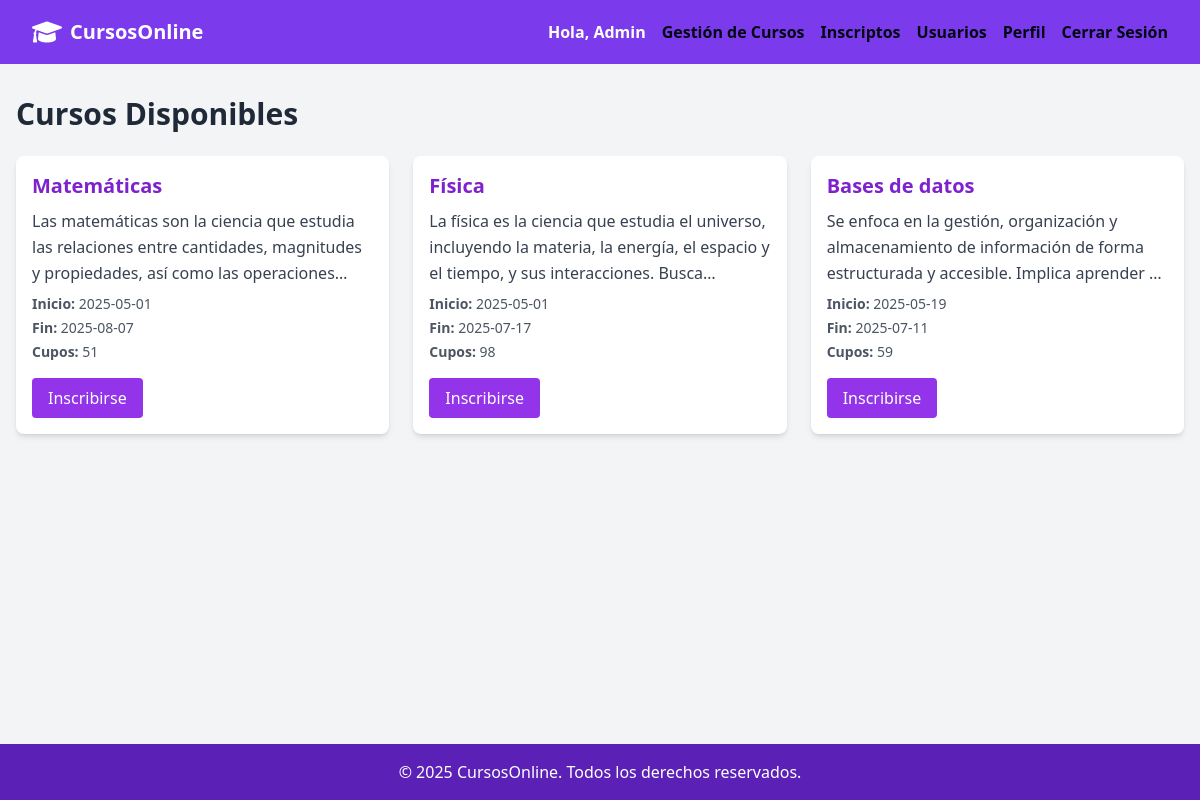
The page /cursos.php (signed in) on the database its author committed.
### tables this page shows
CREATE TABLE `cursos` (
  `id_curso` int(11) NOT NULL,
  `nombre` varchar(100) NOT NULL,
  `descripcion` text DEFAULT NULL,
  `fecha_inicio` date NOT NULL,
  `fecha_fin` date NOT NULL,
  `cupos` int(11) NOT NULL
);

### cursos.php (the view, shortened to what this page needs)
<?php
include 'includes/header.php';
include("config/conexion.php");
$usuario = $_SESSION['usuario'];
$sql_id = "SELECT id_usuario FROM usuarios WHERE usuario = ?";
$stmt_id = $conexion->prepare($sql_id);
$stmt_id->bind_param("s", $usuario);
$stmt_id->execute();
$result_id = $stmt_id->get_result();
$fila_id = $result_id->fetch_assoc();
$id_usuario = $fila_id['id_usuario'];
$sql = "SELECT * FROM cursos
        WHERE id_curso NOT IN (
            SELECT id_curso FROM inscripciones WHERE id_usuario = ?
        )";
$stmt = $conexion->prepare($sql);
$stmt->bind_param("i", $id_usuario);
$stmt->execute();
$resultado = $stmt->get_result();
?>
<body class="bg-gray-100">
    <main class="flex-grow">
    <div class="max-w-7xl mx-auto px-4 py-8">
        <h1 class="text-3xl font-bold text-gray-800 mb-6">Cursos Disponibles</h1>
        <div class="grid grid-cols-1 sm:grid-cols-2 md:grid-cols-3 gap-6">
            <?php while($curso = $resultado->fetch_assoc()): ?>
                <div class="max-w-sm bg-white rounded-lg shadow-md p-4">
                    <h2 class="text-xl font-semibold text-purple-700 mb-2"><?php echo htmlspecialchars($curso['nombre']); ?></h2>
                    <p  class="text-gray-700 line-clamp-3 leading-relaxed mb-2"><?php echo htmlspecialchars($curso['descripcion']); ?></p>
                    <p class="text-sm text-gray-600 mb-1"><strong>Inicio:</strong> <?php echo htmlspecialchars($curso['fecha_inicio']); ?></p>
                    <p class="text-sm text-gray-600 mb-1"><strong>Fin:</strong> <?php echo htmlspecialchars($curso['fecha_fin']); ?></p>
                    <p class="text-sm text-gray-600 mb-4"><strong>Cupos:</strong> <?php echo htmlspecialchars($curso['cupos']); ?></p>
                    <form action="acciones/inscribirse.php" method="POST">
                        <button type="submit" class="bg-purple-600 text-white px-4 py-2 rounded hover:bg-purple-700 transition">
                            Inscribirse
                        </button>
                    </form>
                </div>
            <?php endwhile; ?>
        </div>
    </div>
    </main>
      <?php include 'includes/footer.php'; ?>
</body>
 </html>

### includes/header.php (shortened to what this page needs)
<?php
$current_page = basename($_SERVER['PHP_SELF']);
?>
<!DOCTYPE html>
<html lang="es">
<head>
  <script src="https://cdn.tailwindcss.com"></script>
  <link rel="stylesheet" href="https://cdnjs.cloudflare.com/ajax/libs/font-awesome/6.0.0-beta3/css/all.min.css">
</head>
<body class="flex flex-col min-h-screen bg-gray-100 text-gray-800">
  <nav class="bg-violet-600">
    <div class="max-w-7xl mx-auto px-4 sm:px-6 lg:px-8">
      <div class="flex justify-between h-16">
        <div class="flex items-center">
          <i class="fas fa-graduation-cap text-white text-2xl mr-2"></i>
          <a href="index.php" class="text-xl font-bold text-white">CursosOnline</a>
        </div>
        <div class="flex items-center space-x-4">
          <?php if (isset($_SESSION['usuario'])): ?>
            <span class="text-white font-semibold">Hola, <?php echo htmlspecialchars($_SESSION['usuario']); ?></span>
            <?php if (isset($_SESSION['rol']) && $_SESSION['rol'] === 'admin'): ?>
              <a href="admin_cursos.php" class="<?= ($current_page == 'admin_cursos.php') ? 'text-white font-bold border-b-2 border-white' : 'text-gray-950 font-bold hover:text-white'; ?>">Gestión de Cursos</a>
              <a href="inscriptos.php" class="<?= ($current_page == 'ver_inscriptos.php') ? 'text-white font-bold border-b-2 border-white' : 'text-gray-950 font-bold hover:text-white'; ?>">Inscriptos</a>
              <a href="usuarios.php" class="<?= ($current_page == 'usuarios.php') ? 'text-white font-bold border-b-2 border-white' : 'text-gray-950 font-bold hover:text-white'; ?>">Usuarios</a>
            <?php endif; ?>
            <a href="perfil.php" class="<?= ($current_page == 'perfil.php') ? 'text-white font-bold border-b-2 border-white' : 'text-gray-950 font-bold hover:text-white'; ?>">Perfil</a>
            <form action="acciones/logout.php" method="POST" class="inline">
              <button type="submit" class="text-gray-950 font-bold hover:text-white">Cerrar Sesión</button>
            </form>
          <?php endif; ?>
        </div>
      </div>
    </div>
  </nav>

### includes/footer.php
<footer class="bg-violet-800 text-white py-4 text-center">
    &copy; <?= date("Y") ?> CursosOnline. Todos los derechos reservados.
</footer>

### rows shown on the page
cursos: nombre "Matemáticas", descripcion "Las matemáticas son la ciencia que estudia las relaciones entre cantidades, magnitudes y propiedades, así como las…", fecha_inicio "2025-05-01", fecha_fin "2025-08-07", cupos "51"
cursos: nombre "Física", descripcion "La física es la ciencia que estudia el universo, incluyendo la materia, la energía, el espacio y el tiempo, y sus interacciones.…", fecha_inicio "2025-05-01", fecha_fin "2025-07-17", cupos "98"
cursos: nombre "Bases de datos", descripcion "Se enfoca en la gestión, organización y almacenamiento de información de forma estructurada y accesible. Implica aprender…", fecha_inicio "2025-05-19", fecha_fin "2025-07-11", cupos "59"

### other values the page prints
$_SESSION['usuario'] "Admin"
